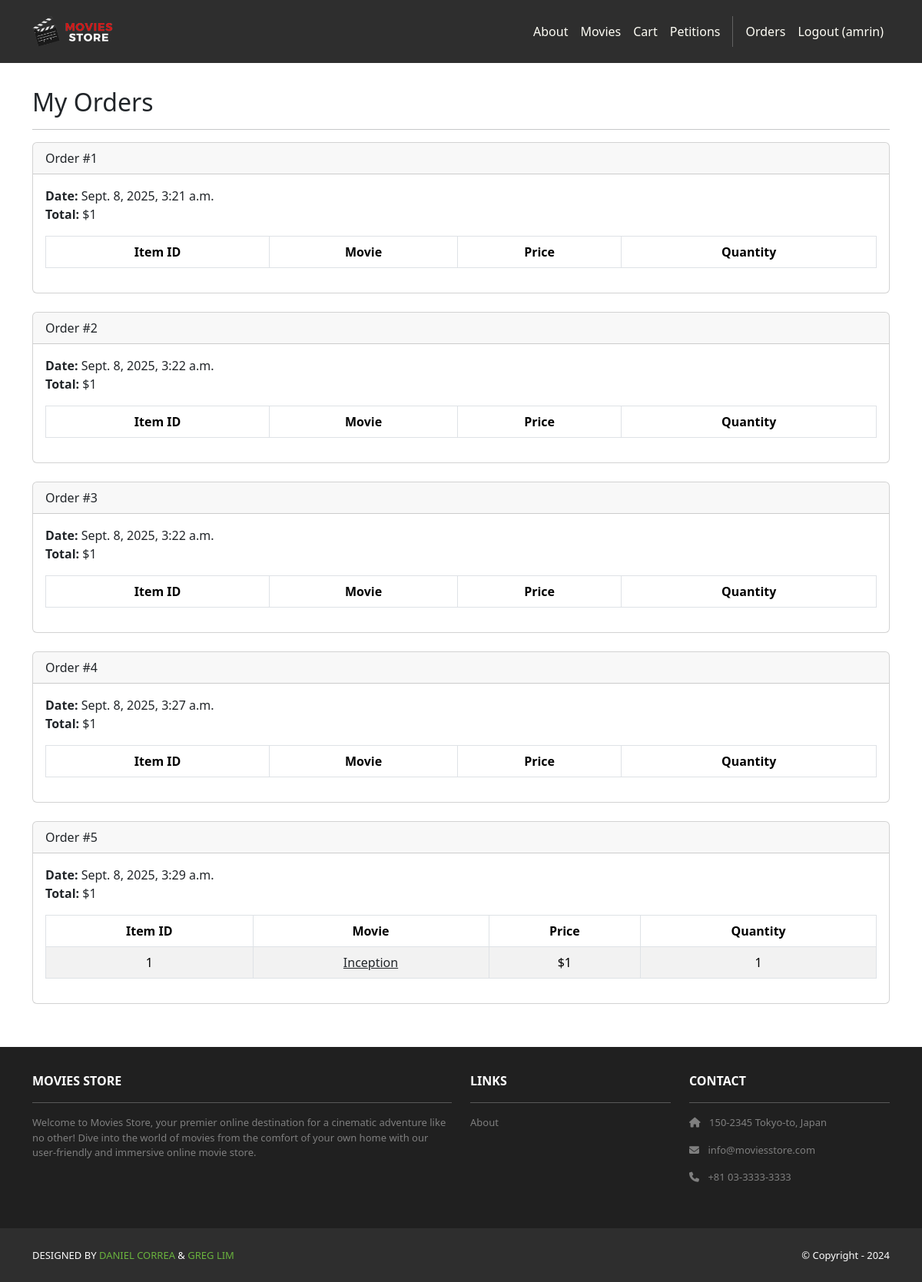
Page /accounts/orders/ (signed in) on the committed database.
### cart/models.py (models this page shows, shortened)
class Order(models.Model):
    id = models.AutoField(primary_key=True)
    total = models.IntegerField()
    date = models.DateTimeField(auto_now_add=True)
    user = models.ForeignKey(User, on_delete=models.CASCADE)

class Item(models.Model):
    id = models.AutoField(primary_key=True)
    price = models.IntegerField()
    quantity = models.IntegerField()
    order = models.ForeignKey(Order, on_delete=models.CASCADE)
    movie = models.ForeignKey(Movie, on_delete=models.CASCADE)

### movies/models.py (models this page shows, shortened)
class Movie(models.Model):
    id = models.AutoField(primary_key=True)
    name = models.CharField(max_length=255)
    price = models.IntegerField()
    description = models.TextField()
    image = models.ImageField(upload_to='movie_images/')

### accounts/views.py (the view)
# urls.py: path('orders/', views.orders, name='accounts.orders'),
@login_required
def orders(request):
    template_data = {}
    template_data['title'] = 'Orders'
    template_data['orders'] = request.user.order_set.all()
    return render(request, 'accounts/orders.html',
        {'template_data': template_data})

### accounts/templates/accounts/orders.html
{% extends 'base.html' %}
{% block content %}
<div class="p-3">
  <div class="container">
    <div class="row mt-3">
      <div class="col mx-auto mb-3">
        <h2>My Orders</h2>
        <hr />
        {% for order in template_data.orders %}
        <div class="card mb-4">
          <div class="card-header">
            Order #{{ order.id }}
          </div>
          <div class="card-body">
            <b>Date:</b> {{ order.date }}<br />
            <b>Total:</b> ${{ order.total }}<br />
            <table class="table table-bordered
              table-striped text-center mt-3">
              <thead>
                <tr>
                  <th scope="col">Item ID</th>
                  <th scope="col">Movie</th>
                  <th scope="col">Price</th>
                  <th scope="col">Quantity</th>
                </tr>
              </thead>
              <tbody>
                {% for item in order.item_set.all %}
                <tr>
                  <td>{{ item.movie.id }}</td>
                  <td>
                    <a class="link-dark"
                      href="{% url 'movies.show'
                      id=item.movie.id %}">
                      {{ item.movie.name }}
                    </a>
                  </td>
                  <td>${{ item.movie.price }}</td>
                  <td>{{ item.quantity }}</td>
                </tr>
                {% endfor %}
              </tbody>
            </table>
          </div>
        </div>
        {% endfor %}
      </div>
    </div>
  </div>
</div>
{% endblock content %}

### moviesstore/templates/base.html (shortened to what this page needs)
<!DOCTYPE html>
<html>
  {% load static %}
  <head>
    <link href="https://cdn.jsdelivr.net/npm/bootstrap@5.3.3/dist/css/bootstrap.min.css" rel="stylesheet">
    <link rel="stylesheet" href="https://cdnjs.cloudflare.com/ajax/libs/font-awesome/6.1.1/css/all.min.css">
    <link rel="stylesheet" type="text/css" href="{% static 'css/style.css' %}">
  </head>
  <body>
    <nav class="p-3 navbar navbar-dark bg-dark navbar-expand-lg">
      <div class="container">
        <a class="navbar-brand" href="{% url 'home.index' %}">
          <img src="{% static 'img/logo.png' %}" alt="logo" height="40" />
        </a>
        <div class="collapse navbar-collapse" id="navbarNavAltMarkup">
          <div class="navbar-nav ms-auto navbar-ml">
            <a class="nav-link" href="{% url 'home.about' %}">About</a>
            <a class="nav-link" href="{% url 'movies.index' %}">Movies</a>
            <a class="nav-link" href="{% url 'cart.index' %}">Cart</a>
            <a class="nav-link" href="{% url 'petitions:list' %}">Petitions</a>
            {% if user.is_authenticated %}
            <a class="nav-link" href="{% url 'accounts.orders' %}">Orders</a>
            <a class="nav-link" href="{% url 'accounts.logout' %}">Logout ({{ user.username }})</a>
            {% else %}
            <a class="nav-link" href="{% url 'accounts.login' %}">Login</a>
            <a class="nav-link" href="{% url 'accounts.signup' %}">Sign Up</a>
            {% endif %}
          </div>
        </div>
      </div>
    </nav>
    <div>
      {% block content %}
      {% endblock content %}
    </div>
    <section class="p-3 ms-footer d-none d-md-block">
      <div class="container">
        <div class="row mt-3 text-white">
          <div class="col-md-6 col-lg-6 col-xl-6 mx-auto mb-4">
            <b>MOVIES STORE</b>
            <hr />
            <p>Welcome to Movies Store, your premier online destination for a cinematic
              adventure like no other! Dive into the world of movies from the comfort of your own home with our user-friendly
              and immersive online movie store.</p>
          </div>
          <div class="col-md-3 col-lg-3 col-xl-3 mx-auto mb-4">
            <b>LINKS</b>
            <hr />
            <p><a class="nav-link" href="{% url 'home.about' %}">About</a></p>
          </div>
          <div class="col-md-3 col-lg-3 col-xl-3 mx-auto mb-4">
            <b>CONTACT</b>
            <hr />
            <p><i class="fas fa-home me-2"></i> 150-2345 Tokyo-to, Japan</p>
            <p><i class="fas fa-envelope me-2"></i> info@moviesstore.com</p>
            <p><i class="fas fa-phone me-2"></i> +81 03-3333-3333</p>
          </div>
        </div>
      </div>
    </section>
    <section class="p-3 ms-footer-bottom bg-dark">
      <div class="container d-flex justify-content-between">
        <div class="me-5 text-white">
          <span>DESIGNED BY <a href="https://www.x.com/danielgarax" target="_blank">DANIEL CORREA</a> &
            <a href="https://www.x.com/greglim81" target="_blank">GREG LIM</a>
          </span>
        </div>
        <div class="text-white">
          <span>© Copyright - 2024</span>
        </div>
      </div>
    </section>
  </body>
</html>

### moviesstore/static/css/style.css (style rules this page uses)
.navbar a.nav-link { color: #FFFEF6 !important; }
.bg-dark { background-color: #2E2E2E !important; }
.ms-footer { background-color: #202020; }
.ms-footer p { color: #7F7F7F; font-size: 13px; }
.ms-footer-bottom span { font-size: 13px; line-height: 38px; }
.ms-footer-bottom a { color: #6ab43e; text-decoration: none; }

### rows in the picture
Order: id "1", date "Sept. 8, 2025, 3:21 a.m.", total "1"
Order: id "2", date "Sept. 8, 2025, 3:22 a.m.", total "1"
Order: id "3", date "Sept. 8, 2025, 3:22 a.m.", total "1"
Order: id "4", date "Sept. 8, 2025, 3:27 a.m.", total "1"
Order: id "5", date "Sept. 8, 2025, 3:29 a.m.", total "1"
Item: movie.id "1", movie.name "Inception", movie.price "1", quantity "1"

### other values in the picture
{{ user.username }} "amrin"
